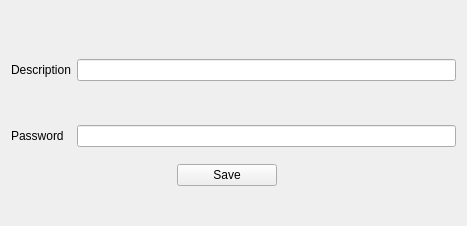
<?xml version="1.0" encoding="UTF-8"?>
<ui version="4.0">
 <class>Form</class>
 <widget class="QWidget" name="Form">
  <property name="geometry">
   <rect>
    <x>0</x>
    <y>0</y>
    <width>467</width>
    <height>226</height>
   </rect>
  </property>
  <property name="windowTitle">
   <string>Form</string>
  </property>
  <layout class="QFormLayout" name="formLayout_3">
   <item row="1" column="0">
    <widget class="QLabel" name="label">
     <property name="text">
      <string>Description</string>
     </property>
    </widget>
   </item>
   <item row="1" column="1">
    <widget class="QLineEdit" name="descriptionLE"/>
   </item>
   <item row="3" column="0">
    <widget class="QLabel" name="label_2">
     <property name="text">
      <string>Password</string>
     </property>
    </widget>
   </item>
   <item row="3" column="1">
    <widget class="QLineEdit" name="passwordLE"/>
   </item>
   <item row="2" column="0">
    <spacer name="verticalSpacer">
     <property name="orientation">
      <enum>Qt::Vertical</enum>
     </property>
     <property name="sizeType">
      <enum>QSizePolicy::Fixed</enum>
     </property>
     <property name="sizeHint" stdset="0">
      <size>
       <width>20</width>
       <height>10</height>
      </size>
     </property>
    </spacer>
   </item>
   <item row="4" column="0">
    <spacer name="verticalSpacer_2">
     <property name="orientation">
      <enum>Qt::Vertical</enum>
     </property>
     <property name="sizeHint" stdset="0">
      <size>
       <width>20</width>
       <height>40</height>
      </size>
     </property>
    </spacer>
   </item>
   <item row="0" column="0">
    <spacer name="verticalSpacer_3">
     <property name="orientation">
      <enum>Qt::Vertical</enum>
     </property>
     <property name="sizeType">
      <enum>QSizePolicy::Fixed</enum>
     </property>
     <property name="sizeHint" stdset="0">
      <size>
       <width>20</width>
       <height>20</height>
      </size>
     </property>
    </spacer>
   </item>
   <item row="4" column="1">
    <layout class="QHBoxLayout" name="horizontalLayout">
     <property name="leftMargin">
      <number>100</number>
     </property>
     <item>
      <widget class="QPushButton" name="saveButton">
       <property name="maximumSize">
        <size>
         <width>100</width>
         <height>16777215</height>
        </size>
       </property>
       <property name="text">
        <string>Save</string>
       </property>
      </widget>
     </item>
    </layout>
   </item>
  </layout>
 </widget>
 <resources/>
 <connections/>
</ui>
